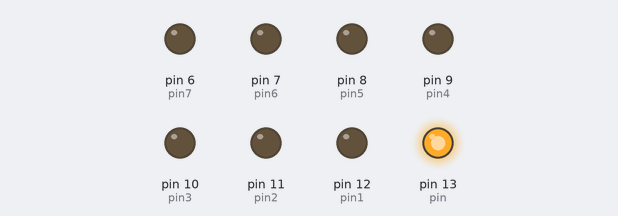
A sketch run on a simulated Arduino Uno, built with avr-gcc and run on an emulated ATmega328P. Shown: output pins drawn as LEDs (lit = HIGH).

Above: at 0.05 s.
At 0.55 s:
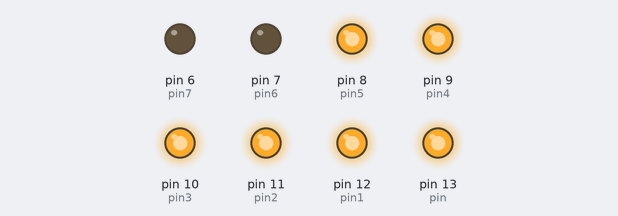
At 0.85 s:
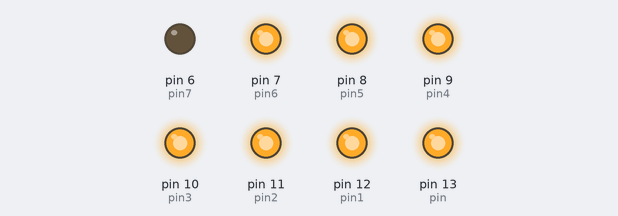
At 1.75 s:
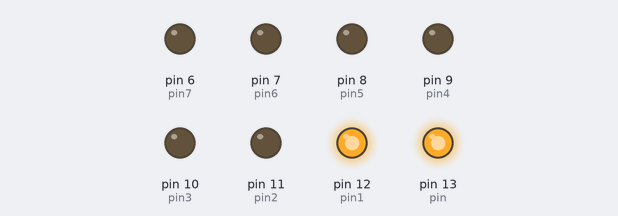
At 2.65 s:
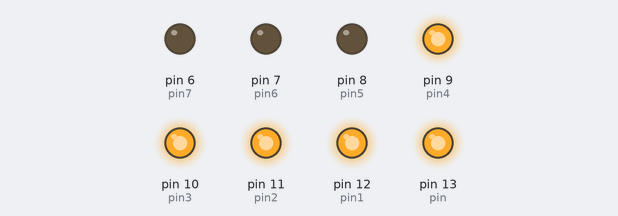
At 3.55 s:
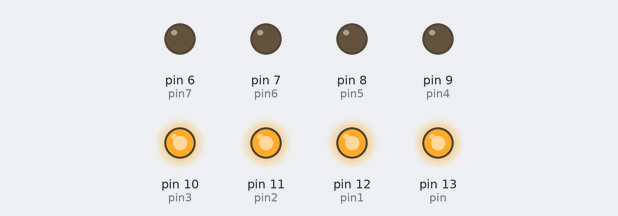
Timing chart, 0 to 3.9 s (numbered marks = the images above):
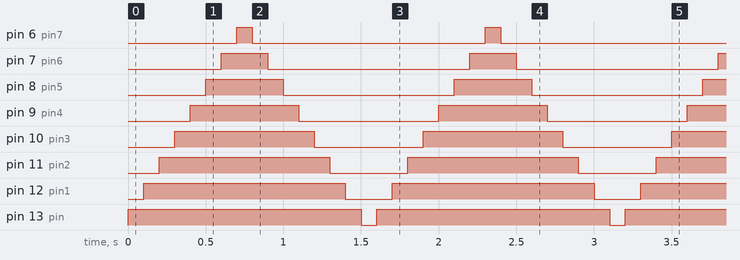

The sketch:

led-blink-and-spectrum.ino
```cpp
int pin = 13;
int pin1 = 12;
int pin2 = 11;
int pin3 = 10;
int pin4 = 9;
int pin5 = 8;
int pin6 = 7;
int pin7 = 6;

void setup() {
  pinMode(pin, OUTPUT);
  pinMode(pin1, OUTPUT);
  pinMode(pin2, OUTPUT);
  pinMode(pin3, OUTPUT);
  pinMode(pin4, OUTPUT);
  pinMode(pin5, OUTPUT);
  pinMode(pin6, OUTPUT);
  pinMode(pin7, OUTPUT);
}
void loop() {
  digitalWrite(pin, HIGH);
  delay(100);
  digitalWrite(pin1, HIGH);
  delay(100);
  digitalWrite(pin2, HIGH);
  delay(100);
  digitalWrite(pin3, HIGH);
  delay(100);
  digitalWrite(pin4, HIGH);
  delay(100);
  digitalWrite(pin5, HIGH);
  delay(100);
  digitalWrite(pin6, HIGH);
  delay(100);
  digitalWrite(pin7, HIGH);

  delay(100);

  digitalWrite(pin7, LOW);
  delay(100);
  digitalWrite(pin6, LOW);
  delay(100);
  digitalWrite(pin5, LOW);
  delay(100);
  digitalWrite(pin4, LOW);
  delay(100);
  digitalWrite(pin3, LOW);
  delay(100);
  digitalWrite(pin2, LOW);
  delay(100);
  digitalWrite(pin1, LOW);
  delay(100);
  digitalWrite(pin, LOW);

  delay(100);


 /* digitalWrite(pin, HIGH);
  delay(100);
  digitalWrite(pin, LOW);
  delay(100);

  digitalWrite(pin1, HIGH);
  delay(100);
  digitalWrite(pin1, LOW);
  delay(100);

  digitalWrite(pin2, HIGH);
  delay(100);
  digitalWrite(pin2, LOW);
  delay(100);

  digitalWrite(pin3, HIGH);
  delay(100);
  digitalWrite(pin3, LOW);
  delay(100);

  digitalWrite(pin4, HIGH);
  delay(100);
  digitalWrite(pin4, LOW);
  delay(100);

  digitalWrite(pin5, HIGH);
  delay(100);
  digitalWrite(pin5, LOW);
  delay(100);

  digitalWrite(pin6, HIGH);
  delay(100);
  digitalWrite(pin6, LOW);
  delay(100);

  digitalWrite(pin7, HIGH);
  delay(100);
  digitalWrite(pin7, LOW);
  delay(100);
  // put your main code here, to run repeatedly:
*/


}
```

Measured:
- by itself, pin 6 (pin7): alternates HIGH for 0.10 s and LOW for 1.5 s
- by itself, pin 7 (pin6): alternates HIGH for 0.30 s and LOW for 1.3 s
- by itself, pin 8 (pin5): alternates HIGH for 0.50 s and LOW for 1.1 s
- by itself, pin 9 (pin4): alternates HIGH for 0.70 s and LOW for 0.90 s
- by itself, pin 10 (pin3): alternates HIGH for 0.90 s and LOW for 0.70 s
- by itself, pin 11 (pin2): alternates HIGH for 1.1 s and LOW for 0.50 s
- by itself, pin 12 (pin1): alternates HIGH for 1.3 s and LOW for 0.30 s
- by itself, pin 13 (pin): alternates HIGH for 1.5 s and LOW for 0.10 s
